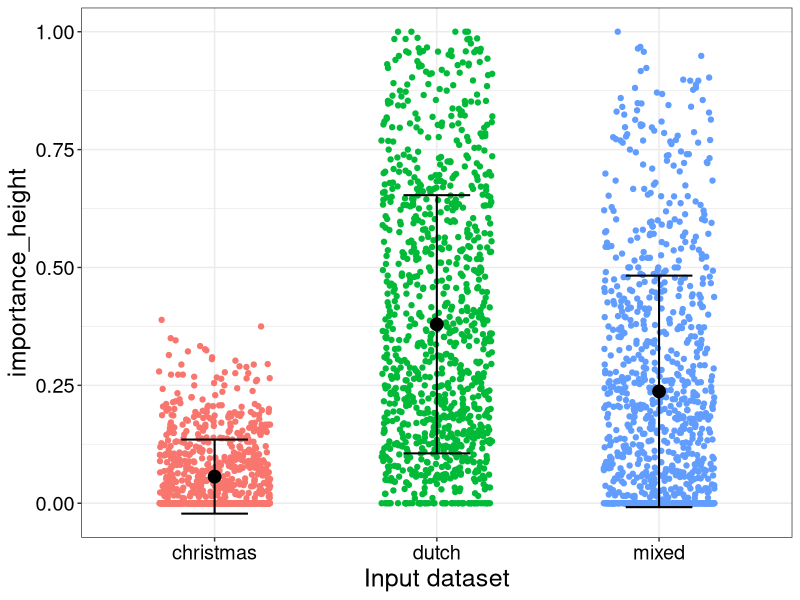

Source code (R):
df = read.csv(file="features.csv", header=TRUE)
library("dplyr")


library(ggplot2)
# Plot with all RTs and the mean for each face type
#png(file="plot.png",width=2000,height=2000, res=300)
df.mean_sd <- df %>% 
  group_by(condition) %>% 
  summarise(mean = mean(importance_height), sd = sd(importance_height))

ggplot(df, aes(condition, importance_height, color=condition)) +
  geom_jitter(width = 0.25, show.legend = FALSE)+
  geom_point(data = df.mean_sd, aes(condition, mean), colour = 'black', size = 4)+
  xlab("Input dataset")+
  #ylab("?")+
  theme_bw()+
  theme(text = element_text(size=18), axis.text.x = element_text(color = "black"), axis.text.y = element_text(color = "black"))+
  geom_errorbar(
    data = df.mean_sd,
    aes(condition, mean, ymin = mean - sd, ymax = mean + sd),
    colour = 'black',
    width = 0.3,
    size=0.7
  )
  #labs(title = "All RTs and the mean for each face type")+
  #geom_hline(yintercept=angryMean, linetype="dashed", color = "black")+
  #geom_hline(yintercept=neutralMean, linetype="dashed", color = "black")
#dev.off()